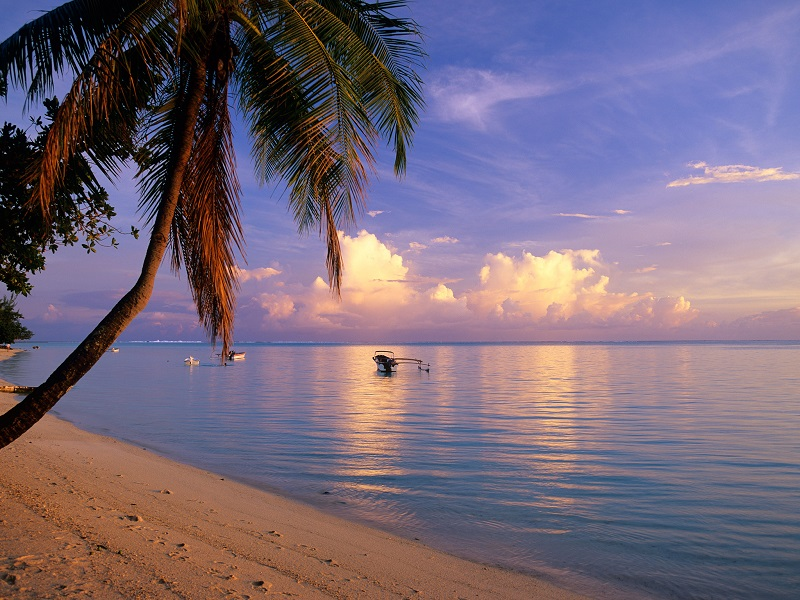
//> input picture PIE2018/Image/beach.jpg, 800 x 600 px
$ ./main   (built with g++ and OpenCV 4)
//> lines starting //> are read from the running program, lines starting //| are printed output that depends on the picture
#include <opencv2/core.hpp>
#include <opencv2/imgproc.hpp>
#include <opencv2/highgui.hpp>
#include <opencv2/photo.hpp>
#include <iostream>
#include <cstdlib>
#include <Eigen/Dense>
#include <Eigen/Sparse>

using namespace cv;
using namespace std;
using namespace Eigen;

bool mousedown, ismix = false;
Mat mask, target, roi, src;
vector<vector<Point>> contours;
vector<Point> pts;
Point minp, maxp;

//State
enum state { SEAMLESS_CLONING, MIXED_CLONING, TEXTURE_FLATTENING, ILLUMINATION, COLOR, SEAMLESS_TILING } e_state;

//Canny Edge Detection for Texture Flattening
static Mat EdgeDetector(int, void*)
{
	int lowThreshold = 25; //make it can be changed if have time
						   //const int max_lowThreshold = 100;
	const int ratio = 3;
	const int kernel_size = 3;
	Mat srcGray, edgeMask, dst;
	dst.create(src.size(), src.type());
	cvtColor(src, srcGray, COLOR_BGR2GRAY);
	blur(srcGray, edgeMask, Size(3, 3));
	Canny(edgeMask, edgeMask, lowThreshold, lowThreshold * ratio, kernel_size);

	dst = Scalar::all(0);
	src.copyTo(dst, edgeMask);
	imshow("Edge Mask", edgeMask);
	//imwrite("../Image/Canny_Edge.jpg", edgeMask);
	return edgeMask;
}

//Gradient Norm Claculation for Illumination
// [15 lines left out: function GradientNorm, not called in this run]

Mat poisson(Mat s, Mat t, Mat ma)
{
	Mat out(s.size(), CV_8UC3);
	// Sparse matrix
	SparseMatrix<double, RowMajor> A(out.cols * out.rows, out.cols * out.rows);
	SimplicialCholesky<SparseMatrix<double>> solver;
	MatrixXd b = MatrixXd::Zero(out.cols * out.rows, 3);
	MatrixXd x(out.cols * out.rows, 3);

	for (int i = 0; i < out.rows; i++)
	{
		for (int j = 0; j < out.cols; j++)
		{
			Vector3d p, gn, alpha, ab;
			double beta;
			Mat gradNorm;
			// Unknown pixels
			if (ma.at<uchar>(i, j) == 255)
			{
				p << t.at<Vec3b>(i, j)[0], t.at<Vec3b>(i, j)[1], t.at<Vec3b>(i, j)[2];
				int n = 4;
				//Calculation of illumination gradient
				if (e_state == ILLUMINATION)
				{
					gradNorm = GradientNorm(t);
					gn = Vector3d(gradNorm.at<Vec3b>(i, j)[0], gradNorm.at<Vec3b>(i, j)[1], gradNorm.at<Vec3b>(i, j)[2]);
					alpha = 0.2 * gn;
					beta = 0.2;
					ab = Vector3d(pow(alpha[0], beta), pow(alpha[1], beta), pow(alpha[2], beta));
				}
				// Up
				if (i == 0)
					n--;
				else
				{
					A.coeffRef(i*out.cols + j, (i - 1)*out.cols + j) = -1;
					Vector3d q(t.at<Vec3b>(i - 1, j)[0], t.at<Vec3b>(i - 1, j)[1], t.at<Vec3b>(i - 1, j)[2]);
					Vector3d p1, q1, pq, g, p1q1;
					p1 = Vector3d(s.at<Vec3b>(i, j)[0], s.at<Vec3b>(i, j)[1], s.at<Vec3b>(i, j)[2]);
					q1 = Vector3d(s.at<Vec3b>(i - 1, j)[0], s.at<Vec3b>(i - 1, j)[1], s.at<Vec3b>(i - 1, j)[2]);
					double f, f1;
					switch (e_state)
					{
					case SEAMLESS_CLONING:
						b.row(i*out.cols + j) += p - q;
						break;
					case MIXED_CLONING:
						f = (p - q).dot(p - q);
						f1 = (p1 - q1).dot(p1 - q1);
						if (f < f1)
							b.row(i*out.cols + j) += p1 - q1;
						else b.row(i*out.cols + j) += p - q;
						break;
					case TEXTURE_FLATTENING:
						b.row(i*out.cols + j) += Vector3d(0.0, 0.0, 0.0);
						break;
					case ILLUMINATION:
						p1q1 = p1 - q1;
						pq = p1q1.cwiseAbs();
						pq = Vector3d(pow(pq[0] + 0.0001, -beta), pow(pq[1] + 0.0001, -beta), pow(pq[2] + 0.0001, -beta));
						g = Vector3d(ab[0] * pq[0] * p1q1[0], ab[1] * pq[1] * p1q1[1], ab[2] * pq[2] * p1q1[2]);
						b.row(i*out.cols + j) += g;
						break;
					case COLOR:
						p = Vector3d(t.at<Vec3b>(i, j)[0] * 0.5, t.at<Vec3b>(i, j)[1] * 0.5, t.at<Vec3b>(i, j)[2] * 2.5);
						q = Vector3d(t.at<Vec3b>(i - 1, j)[0] * 0.5, t.at<Vec3b>(i - 1, j)[1] * 0.5, t.at<Vec3b>(i - 1, j)[2] * 2.5);
						f = (p - q).dot(p - q);
						f1 = (p1 - q1).dot(p1 - q1);
						if (f < f1)
							pq = p1 - q1;
						else pq = (p - q);
						b.row(i*out.cols + j) += pq;
						break;
					}
				}
				// Down
				if (i == out.rows - 1)
					n--;
				else
				{
					A.coeffRef(i*out.cols + j, (i + 1)*out.cols + j) = -1;
					Vector3d q(t.at<Vec3b>(i + 1, j)[0], t.at<Vec3b>(i + 1, j)[1], t.at<Vec3b>(i + 1, j)[2]);
					Vector3d p1, q1, pq, g, p1q1;;
					p1 = Vector3d(s.at<Vec3b>(i, j)[0], s.at<Vec3b>(i, j)[1], s.at<Vec3b>(i, j)[2]);
					q1 = Vector3d(s.at<Vec3b>(i + 1, j)[0], s.at<Vec3b>(i + 1, j)[1], s.at<Vec3b>(i + 1, j)[2]);
					double f, f1;
					switch (e_state)
					{
					case SEAMLESS_CLONING:
						b.row(i*out.cols + j) += p - q;
						break;
					case MIXED_CLONING:
						f = (p - q).dot(p - q);
						f1 = (p1 - q1).dot(p1 - q1);
						if (f < f1)
							b.row(i*out.cols + j) += p1 - q1;
						else b.row(i*out.cols + j) += p - q;
						break;
					case TEXTURE_FLATTENING:
						b.row(i*out.cols + j) += Vector3d(0.0, 0.0, 0.0);
						break;
					case ILLUMINATION:
						p1q1 = p1 - q1;
						pq = p1q1.cwiseAbs();
						pq = Vector3d(pow(pq[0] + 0.0001, -beta), pow(pq[1] + 0.0001, -beta), pow(pq[2] + 0.0001, -beta));
						g = Vector3d(ab[0] * pq[0] * p1q1[0], ab[1] * pq[1] * p1q1[1], ab[2] * pq[2] * p1q1[2]);
						b.row(i*out.cols + j) += g;
						break;
					case COLOR:
						p = Vector3d(t.at<Vec3b>(i, j)[0] * 0.5, t.at<Vec3b>(i, j)[1] * 0.5, t.at<Vec3b>(i, j)[2] * 2.5);
						q = Vector3d(t.at<Vec3b>(i + 1, j)[0] * 0.5, t.at<Vec3b>(i + 1, j)[1] * 0.5, t.at<Vec3b>(i + 1, j)[2] * 2.5);
						f = (p - q).dot(p - q);
						f1 = (p1 - q1).dot(p1 - q1);
						if (f < f1)
							pq = p1 - q1;
						else pq = p - q;
						b.row(i*out.cols + j) += pq;
						break;
					}
				}
				// Left
				if (j == 0)
					n--;
				else
				{
					A.coeffRef(i*out.cols + j, i*out.cols + j - 1) = -1;
					Vector3d q(t.at<Vec3b>(i, j - 1)[0], t.at<Vec3b>(i, j - 1)[1], t.at<Vec3b>(i, j - 1)[2]);
					Vector3d p1, q1, pq, g, p1q1;
					p1 = Vector3d(s.at<Vec3b>(i, j)[0], s.at<Vec3b>(i, j)[1], s.at<Vec3b>(i, j)[2]);
					q1 = Vector3d(s.at<Vec3b>(i, j - 1)[0], s.at<Vec3b>(i, j - 1)[1], s.at<Vec3b>(i, j - 1)[2]);
					double f, f1;
					switch (e_state)
					{
					case SEAMLESS_CLONING:
						b.row(i*out.cols + j) += p - q;
						break;
					case MIXED_CLONING:
						f = (p - q).dot(p - q);
						f1 = (p1 - q1).dot(p1 - q1);
						if (f < f1)
							b.row(i*out.cols + j) += p1 - q1;
						else b.row(i*out.cols + j) += p - q;
						break;
					case TEXTURE_FLATTENING:
						b.row(i*out.cols + j) += Vector3d(0.0, 0.0, 0.0);
						break;
					case ILLUMINATION:
						p1q1 = p1 - q1;
						pq = p1q1.cwiseAbs();
						pq = Vector3d(pow(pq[0] + 0.0001, -beta), pow(pq[1] + 0.0001, -beta), pow(pq[2] + 0.0001, -beta));
						g = Vector3d(ab[0] * pq[0] * p1q1[0], ab[1] * pq[1] * p1q1[1], ab[2] * pq[2] * p1q1[2]);
						b.row(i*out.cols + j) += g;
						break;
					case COLOR:
						p = Vector3d(t.at<Vec3b>(i, j)[0] * 0.5, t.at<Vec3b>(i, j)[1] * 0.5, t.at<Vec3b>(i, j)[2] * 2.5);
						q = Vector3d(t.at<Vec3b>(i, j - 1)[0] * 0.5, t.at<Vec3b>(i, j - 1)[1] * 0.5, t.at<Vec3b>(i, j - 1)[2] * 2.5);
						f = (p - q).dot(p - q);
						f1 = (p1 - q1).dot(p1 - q1);
						if (f < f1)
							pq = p1 - q1;
						else pq = p - q;
						b.row(i*out.cols + j) += pq;
						break;
					}
				}
				// Right
				if (j == out.cols - 1)
					n--;
				else
				{
					A.coeffRef(i*out.cols + j, i*out.cols + j + 1) = -1;
					Vector3d q(t.at<Vec3b>(i, j + 1)[0], t.at<Vec3b>(i, j + 1)[1], t.at<Vec3b>(i, j + 1)[2]);
					Vector3d p1, q1, pq, g, p1q1;
					p1 = Vector3d(s.at<Vec3b>(i, j)[0], s.at<Vec3b>(i, j)[1], s.at<Vec3b>(i, j)[2]);
					q1 = Vector3d(s.at<Vec3b>(i, j + 1)[0], s.at<Vec3b>(i, j + 1)[1], s.at<Vec3b>(i, j + 1)[2]);
					double f, f1;
					switch (e_state)
					{
					case SEAMLESS_CLONING:
						b.row(i*out.cols + j) += p - q;
						break;
					case MIXED_CLONING:
						f = (p - q).dot(p - q);
						f1 = (p1 - q1).dot(p1 - q1);
						if (f < f1)
							b.row(i*out.cols + j) += p1 - q1;
						else b.row(i*out.cols + j) += p - q;
						break;
					case TEXTURE_FLATTENING:
						b.row(i*out.cols + j) += Vector3d(0.0, 0.0, 0.0);
						break;
					case ILLUMINATION:
						p1q1 = p1 - q1;
						pq = p1q1.cwiseAbs();
						pq = Vector3d(pow(pq[0] + 0.0001, -beta), pow(pq[1] + 0.0001, -beta), pow(pq[2] + 0.0001, -beta));
						g = Vector3d(ab[0] * pq[0] * p1q1[0], ab[1] * pq[1] * p1q1[1], ab[2] * pq[2] * p1q1[2]);
						b.row(i*out.cols + j) += g;
						break;
					case COLOR:
						p = Vector3d(t.at<Vec3b>(i, j)[0] * 0.5, t.at<Vec3b>(i, j)[1] * 0.5, t.at<Vec3b>(i, j)[2] * 2.5);
						q = Vector3d(t.at<Vec3b>(i, j + 1)[0] * 0.5, t.at<Vec3b>(i, j + 1)[1] * 0.5, t.at<Vec3b>(i, j + 1)[2] * 2.5);
						f = (p - q).dot(p - q);
						f1 = (p1 - q1).dot(p1 - q1);
						if (f < f1)
							pq = p1 - q1;
						else pq = p - q;
						b.row(i*out.cols + j) += pq;
						break;
					}
				}
				// Center
				A.coeffRef(i*out.cols + j, i*out.cols + j) = n;
				//If Illumination
				if (e_state == ILLUMINATION)
					b.row(i*out.cols + j) /= 4;
			}
			// Known pixels
			else
			{
				int n;
				A.coeffRef(i*out.cols + j, i*out.cols + j) = 1;
				p << s.at<Vec3b>(i, j)[0], s.at<Vec3b>(i, j)[1], s.at<Vec3b>(i, j)[2];
				//Texture Flattening Only
				if (e_state == TEXTURE_FLATTENING)
				{
					n = 4;
					//up
					if (i == 0)
						n--;
					else
					{
						Vector3d q(t.at<Vec3b>(i - 1, j)[0], t.at<Vec3b>(i - 1, j)[1], t.at<Vec3b>(i - 1, j)[2]);
						b.row(i*out.cols + j) += q + p - q;
					}
					//down
					if (i == out.rows - 1)
						n--;
					else
					{
						Vector3d q(t.at<Vec3b>(i + 1, j)[0], t.at<Vec3b>(i + 1, j)[1], t.at<Vec3b>(i + 1, j)[2]);
						b.row(i*out.cols + j) += q + p - q;
					}
					//left
					if (j == 0)
						n--;
					else
					{
						Vector3d q(t.at<Vec3b>(i, j - 1)[0], t.at<Vec3b>(i, j - 1)[1], t.at<Vec3b>(i, j - 1)[2]);
						b.row(i*out.cols + j) += q + p - q;
					}
					//right
					if (j == out.cols - 1)
						n--;
					else
					{
						Vector3d q(t.at<Vec3b>(i, j + 1)[0], t.at<Vec3b>(i, j + 1)[1], t.at<Vec3b>(i, j + 1)[2]);
						b.row(i*out.cols + j) += q + p - q;
					}
					A.coeffRef(i*out.cols + j, i*out.cols + j) = n;
					//b.row(i*out.cols + j) /= 4;
				}
				else
					b.row(i*out.cols + j) = p;
			}
			if (e_state == SEAMLESS_TILING)
			{
				p = Vector3d(s.at<Vec3b>(i, j)[0], s.at<Vec3b>(i, j)[1], s.at<Vec3b>(i, j)[2]);
				//Up
				if (i < 10)
				{
					Vector3d q(s.at<Vec3b>(out.rows - i, j)[0], s.at<Vec3b>(out.rows - i, j)[1], s.at<Vec3b>(out.rows - i, j)[2]);
					b.row(i*out.cols + j) += (p + q) / 2;
				}
				//Down
				else if (i > out.rows - 10)
				{
					Vector3d q(s.at<Vec3b>(out.rows - i, j)[0], s.at<Vec3b>(out.rows - i, j)[1], s.at<Vec3b>(out.rows - i, j)[2]);
					b.row(i*out.cols + j) += (p + q) / 2;
				}
				else
					b.row(i*out.cols + j) += p;
				//Left
				if (j < 10)
				{
					Vector3d q(s.at<Vec3b>(i, out.cols - j)[0], s.at<Vec3b>(i, out.cols - j)[1], s.at<Vec3b>(i, out.cols - j)[2]);
					b.row(i*out.cols + j) += (p + q) / 2;
				}
				//Right
				else if (j > out.cols - 10)
				{
					Vector3d q(s.at<Vec3b>(i, out.cols - j)[0], s.at<Vec3b>(i, out.cols - j)[1], s.at<Vec3b>(i, out.cols - j)[2]);
					b.row(i*out.cols + j) += (p + q) / 2;
				}
				else
					//Center
					b.row(i*out.cols + j) += p;
				A.coeffRef(i*out.cols + j, i*out.cols + j) = 3;
			}
		}
	}
	// Solve poisson equation
	solver.compute(A.transpose() * A);
	x = solver.solve(A.transpose() * b);
	// Result
	for (int i = 0; i < out.rows; i++)
		for (int j = 0; j < out.cols; j++)
			for (int k = 0; k < 3; k++)
				// Deal with overflow
				out.at<Vec3b>(i, j)[k] = MAX(MIN(x(i * out.cols + j, k), 255), 0);


	return out;
}

void TextureFlattening()
{
	Mat dest = src.clone();
	Mat mask1 = EdgeDetector(0, 0);
	for (int i = 0; i < mask1.rows; i++)
		for (int j = 0; j < mask1.cols; j++)
		{
			if (mask1.at<uchar>(i, j) == 0)
				mask1.at<uchar>(i, j) = 255;
			else if (mask1.at<uchar>(i, j) == 255)
			{
				mask1.at<uchar>(i, j) = 0;
				for (int k = 0; k < 2; k++)
				{
					if (j > k && j < mask1.cols - k)
					{
						mask1.at<uchar>(i, j + k) = 0;
						mask1.at<uchar>(i, j - k) = 0;
					}
					if (i > k && i < mask1.rows - k)
					{
						mask1.at<uchar>(i + k, j) = 0;
						mask1.at<uchar>(i - k, j) = 0;
					}
				}
			}
		}
	Mat result;
	result = poisson(src, dest, mask1);
	//textureFlattening(dest, mask1, result, 40, 50, 3);
	imshow("Texture Flatten", result);
}

// [114 lines left out: functions SeamlessTiling, onMouse, not called in this run]
//Guide to user
void PrintMenu()
{
	cout << "Main Menu" << endl;
	cout << "n - Seamless Cloning" << endl;
	cout << "m - Mixed Seamless Cloning" << endl;
	cout << "e - Texture Flattening" << endl;
	cout << "i - Local Illumination Change" << endl;
	cout << "c - Local Color Change" << endl;
	cout << "t - Seamless Tiling" << endl;
	cout << "Esc - Exit Application" << endl;
	cout << "What would you like to do?" << endl;
}

int main(int argc, char** argv)
{
	// Read the src file
	src = imread("../Image/beach.jpg");
//> src is the input picture: 600 rows x 800 cols, CV_8UC3; mean B, G, R 121.6, 104.4, 119.1
	// Read the target file
	target = imread("../Image/bird.jpg");
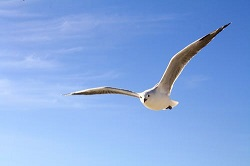
//> input picture PIE2018/Image/bird.jpg, 250 x 166 px
//> target is the input picture: 166 rows x 250 cols, CV_8UC3; mean B, G, R 226.6, 169, 133.3
	// Check for invalid input
	if (src.empty() || target.empty())
	{
		cout << "Could not open or find the image" << endl;
		return -1;
	}
	roi = target.clone();
	// Show target to select roi
	imshow("roi", roi);
	// Show background
	imshow("src", src);
	PrintMenu();
	while (1)
	{
		switch (waitKey(0))
//> the 'e' key is pressed
		{
			// Press 'ESC' to end the program
		case 27:
			exit(0);
			break;
			// Mixed gradient
		case 'm':
			e_state = MIXED_CLONING;
			//Destroy All Windows
			cvDestroyAllWindows();
			// Read the src file
			src = imread("../Image/2.jpg");
			// Read the target file
			target = imread("../Image/bird.jpg");
			roi = target.clone();
			// Show target to select roi
			imshow("roi", roi);
			// Show background
			imshow("src", src);
			setMouseCallback("roi", onMouse, &roi);
			setMouseCallback("src", onMouse, &src);
			break;
			// No mixed gradient
		case 'n':
			e_state = SEAMLESS_CLONING;
			//Destroy All Windows
			cvDestroyAllWindows();
			// Read the src file
			src = imread("../Image/beach.jpg");
			// Read the target file
			target = imread("../Image/bird.jpg");
			roi = target.clone();
			// Show target to select roi
			imshow("roi", roi);
			// Show background
			imshow("src", src);
			setMouseCallback("roi", onMouse, &roi);
			setMouseCallback("src", onMouse, &src);
			break;
			// Edge Detector
		case 'e':
			e_state = TEXTURE_FLATTENING;
			//Destroy All Windows
			cvDestroyAllWindows();
			// Read the src file
			src = imread("../Image/girl.jpg");
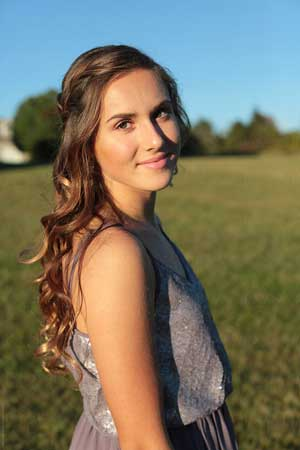
//> input picture PIE2018/Image/girl.jpg, 300 x 450 px
//> src is the input picture: 450 rows x 300 cols, CV_8UC3; mean B, G, R 98.5, 117.2, 121.8
			// Show background
			imshow("src", src);
			TextureFlattening();
//> in EdgeDetector, `cvtColor(src, srcGray, COLOR_BGR2GRAY);`:
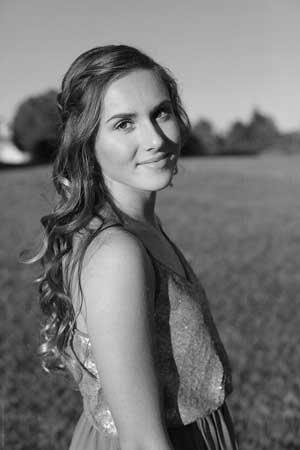
//> srcGray: 450 rows x 300 cols, CV_8UC1; min 1, max 254, mean 116.4
//> in EdgeDetector, `Canny(edgeMask, edgeMask, lowThreshold, lowThreshold * ratio, kernel_s..`:
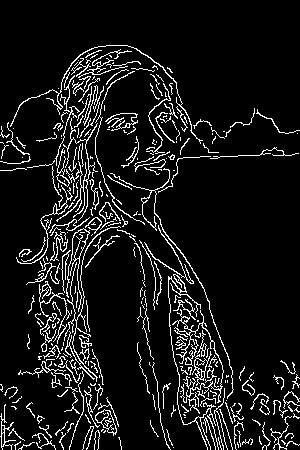
//> edgeMask: 450 rows x 300 cols, CV_8UC1; 9.1% white in thin lines or dots
//> in EdgeDetector, `src.copyTo(dst, edgeMask);`:
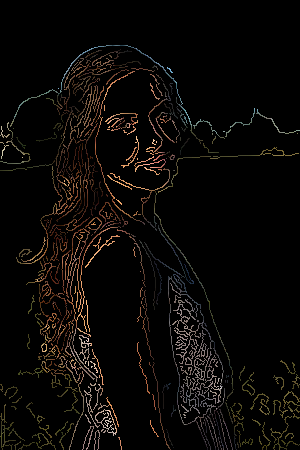
//> dst: 450 rows x 300 cols, CV_8UC3; mean B, G, R 6.4, 8.2, 10.3
//> after the loop in TextureFlattening, `for (int i = 0; i < mask1.rows; i++)`:
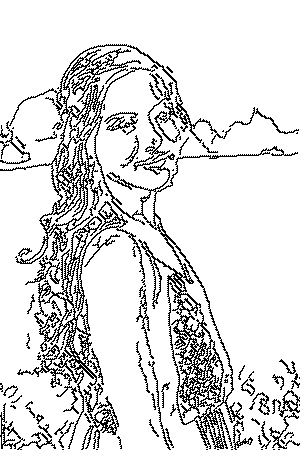
//> mask1: 450 rows x 300 cols, CV_8UC1; 86.2% white; black in thin lines or dots
//> after the loop in poisson, `for (int i = 0; i < out.rows; i++)`:
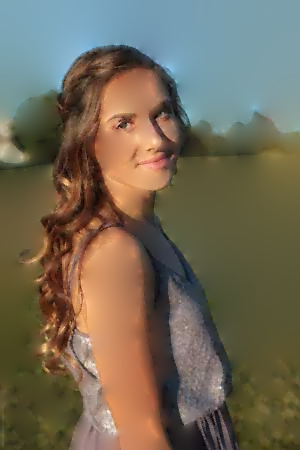
//> out: 450 rows x 300 cols, CV_8UC3; mean B, G, R 87.1, 105.3, 114.3
//> (the program exits here)
